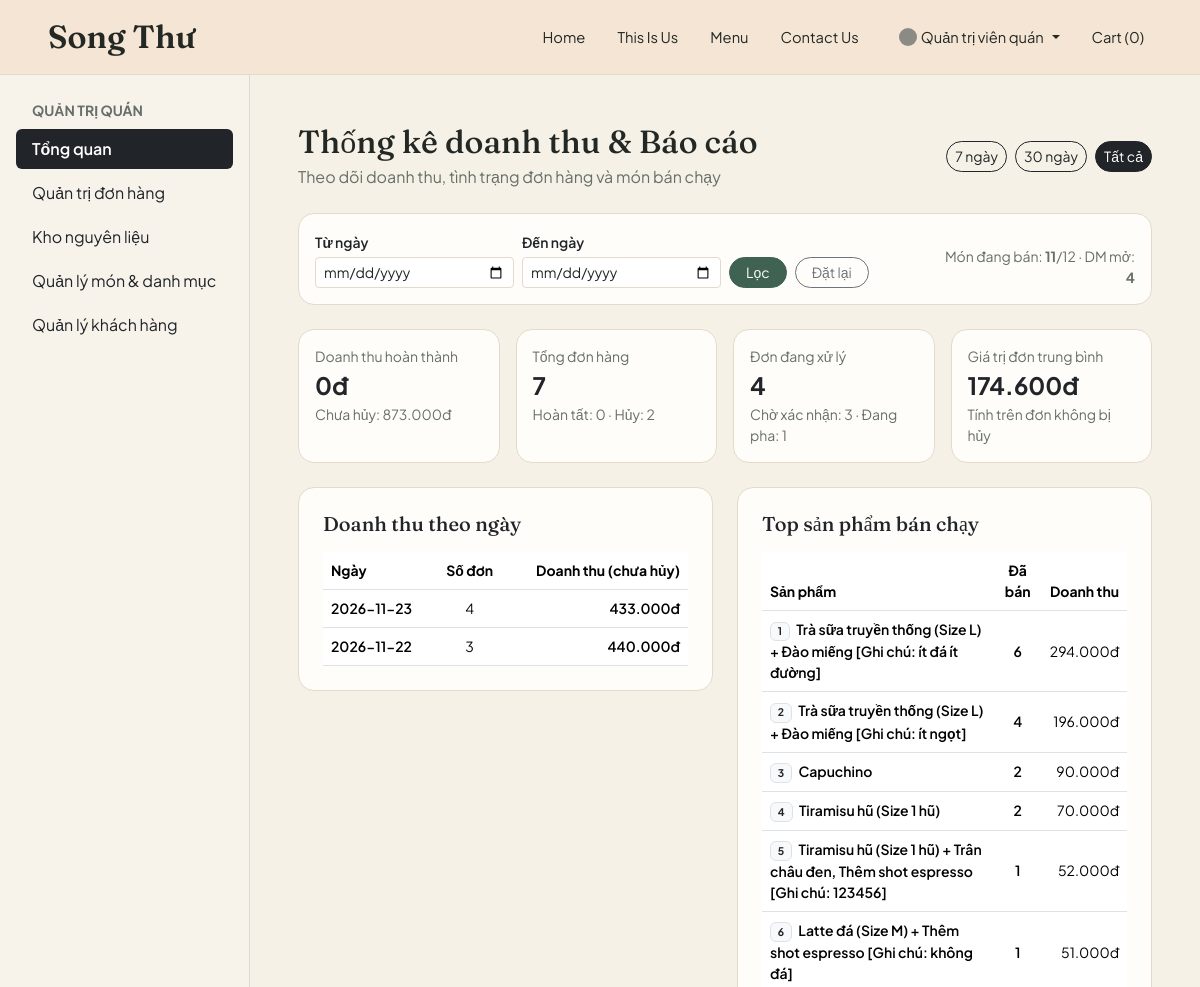
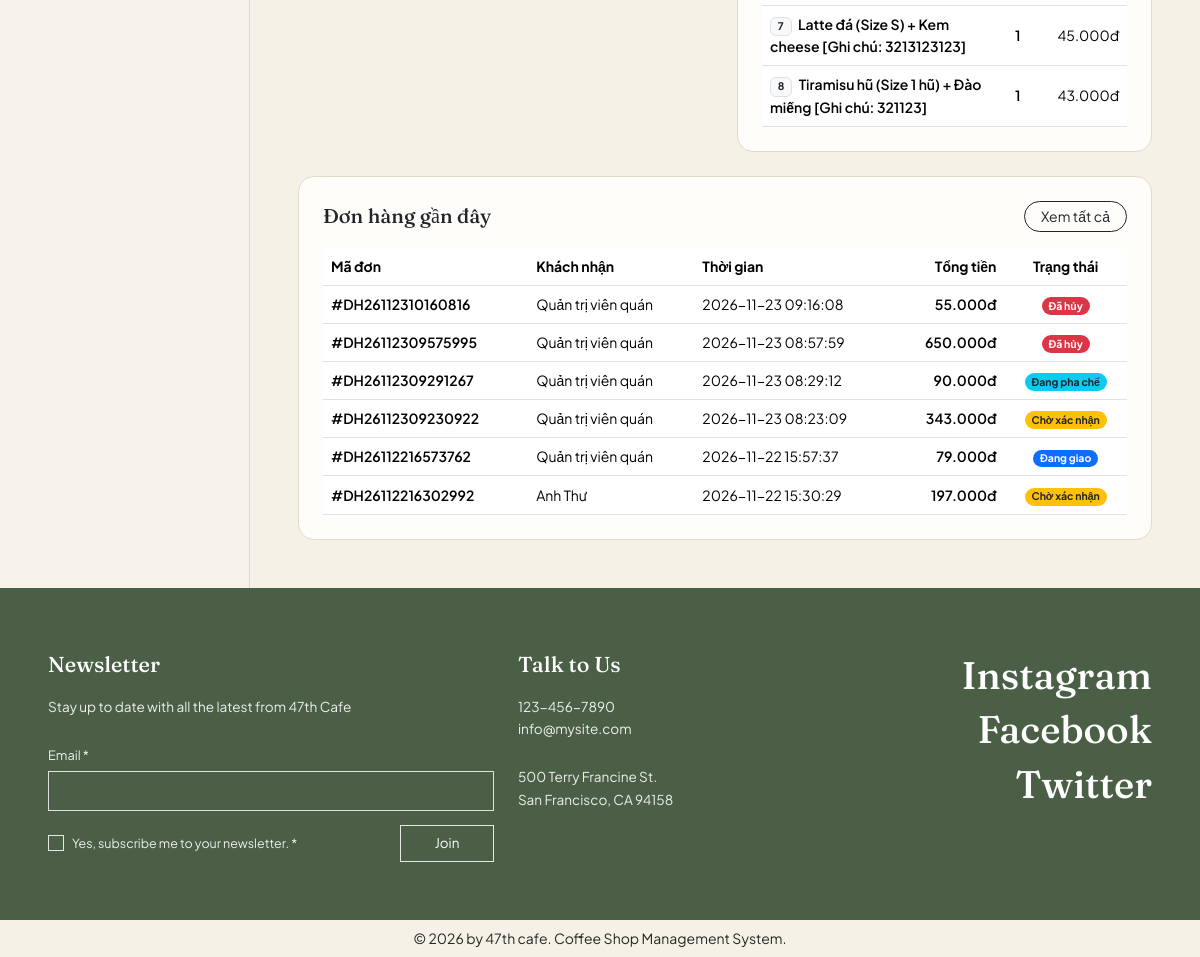
The page /?c=admin&a=dashboard (signed in) on the database its author committed (2 pictures, top to bottom).
### tables this page shows
CREATE TABLE `don_hang` (
  `id` int(10) UNSIGNED NOT NULL,
  `ma_don_hang` varchar(30) NOT NULL,
  `nguoi_dung_id` int(10) UNSIGNED DEFAULT NULL,
  `ma_giam_gia_id` int(10) UNSIGNED DEFAULT NULL,
  `ten_nguoi_nhan` varchar(100) NOT NULL,
  `sdt_nguoi_nhan` varchar(20) NOT NULL,
  `hinh_thuc_nhan` enum('giao_tan_noi','den_quan_lay') NOT NULL DEFAULT 'giao_tan_noi',
  `dia_chi_giao` text DEFAULT NULL,
  `phuong_thuc_thanh_toan` enum('tien_mat','chuyen_khoan') NOT NULL DEFAULT 'tien_mat',
  `trang_thai_thanh_toan` enum('cho_thanh_toan','da_thanh_toan','hoan_tien') NOT NULL DEFAULT 'cho_thanh_toan',
  `tam_tinh` decimal(12,2) NOT NULL DEFAULT 0.00,
  `tien_giam` decimal(12,2) NOT NULL DEFAULT 0.00,
  `tong_thanh_toan` decimal(12,2) NOT NULL DEFAULT 0.00,
  `trang_thai_don` enum('cho_xac_nhan','dang_pha_che','dang_giao','hoan_thanh','da_huy') NOT NULL DEFAULT 'cho_xac_nhan',
  `da_tru_kho` tinyint(1) NOT NULL DEFAULT 0,
  `ghi_chu` text DEFAULT NULL,
  `ngay_tao` timestamp NOT NULL DEFAULT current_timestamp(),
  `ngay_cap_nhat` timestamp NULL DEFAULT NULL ON UPDATE current_timestamp()
);

### views/admin/dashboard.php (the view, shortened to what the rows shown need)
<?php
$statusLabels = [
    'cho_xac_nhan' => ['Chờ xác nhận', 'bg-warning text-dark'],
    'dang_pha_che' => ['Đang pha chế', 'bg-info text-dark'],
    'dang_giao'    => ['Đang giao', 'bg-primary'],
    'hoan_thanh'   => ['Hoàn thành', 'bg-success'],
    'da_huy'       => ['Đã hủy', 'bg-danger'],
];
?>
<div class="d-flex flex-wrap justify-content-between align-items-center gap-2 mb-4">
    <div>
        <h1 class="h2 mb-1">Thống kê doanh thu &amp; Báo cáo</h1>
    </div>
</div>
<div class="row g-4 align-items-start mb-4">
    <div class="col-lg-6">
        <div class="card card-coffee p-4">
            <h2 class="h5 mb-3">Doanh thu theo ngày</h2>
            <div class="table-responsive">
                <table class="table align-middle small mb-0">
                    <thead>
                        <tr class="text-coffee-muted">
                            <th>Ngày</th>
                            <th class="text-center">Số đơn</th>
                            <th class="text-end">Doanh thu (chưa hủy)</th>
                        </tr>
                    </thead>
                </table>
            </div>
        </div>
    </div>
    <div class="col-lg-6">
        <div class="card card-coffee p-4">
            <h2 class="h5 mb-3">Top sản phẩm bán chạy</h2>
            <div class="table-responsive">
                <table class="table align-middle small mb-0">
                    <thead>
                        <tr class="text-coffee-muted">
                            <th>Sản phẩm</th>
                            <th class="text-center">Đã bán</th>
                            <th class="text-end">Doanh thu</th>
                        </tr>
                    </thead>
                </table>
            </div>
        </div>
    </div>
</div>
<div class="card card-coffee p-4">
    <div class="d-flex justify-content-between align-items-center mb-3">
        <h2 class="h5 mb-0">Đơn hàng gần đây</h2>
    </div>
    <div class="table-responsive">
        <table class="table align-middle small mb-0">
            <thead>
                <tr class="text-coffee-muted">
                    <th>Mã đơn</th>
                    <th>Khách nhận</th>
                    <th>Thời gian</th>
                    <th class="text-end">Tổng tiền</th>
                    <th class="text-center">Trạng thái</th>
                </tr>
            </thead>
            <tbody>
                <?php if (empty($recentOrders)): ?>
                    <tr>
                        <td colspan="5" class="text-center text-coffee-muted py-3">Chưa có đơn hàng nào.</td>
                    </tr>
                <?php else: ?>
                    <?php foreach ($recentOrders as $ord): ?>
                        <?php
                        $st = (string) ($ord['trang_thai_don'] ?? 'cho_xac_nhan');
                        [$stLabel, $stClass] = $statusLabels[$st] ?? [$st, 'bg-secondary'];
                        ?>
                        <tr>
                            <td class="fw-semibold">#<?= htmlspecialchars((string) $ord['ma_don_hang']) ?></td>
                            <td><?= htmlspecialchars((string) $ord['ten_nguoi_nhan']) ?></td>
                            <td class="text-coffee-muted"><?= htmlspecialchars((string) $ord['ngay_tao']) ?></td>
                            <td class="text-end fw-semibold"><?= format_vnd((float) $ord['tong_thanh_toan']) ?></td>
                            <td class="text-center">
                                <span class="badge rounded-pill <?= $stClass ?>"><?= htmlspecialchars($stLabel) ?></span>
                            </td>
                        </tr>
                    <?php endforeach; ?>
                <?php endif; ?>
            </tbody>
        </table>
    </div>
</div>

### rows shown on the page
don_hang: ma_don_hang "DH26112310160816", ten_nguoi_nhan "Quản trị viên quán", ngay_tao "2026-11-23 09:16:08", tong_thanh_toan "55.000đ", stLabel "Đã hủy"
don_hang: ma_don_hang "DH26112309575995", ten_nguoi_nhan "Quản trị viên quán", ngay_tao "2026-11-23 08:57:59", tong_thanh_toan "650.000đ", stLabel "Đã hủy"
don_hang: ma_don_hang "DH26112309291267", ten_nguoi_nhan "Quản trị viên quán", ngay_tao "2026-11-23 08:29:12", tong_thanh_toan "90.000đ", stLabel "Đang pha chế"
don_hang: ma_don_hang "DH26112309230922", ten_nguoi_nhan "Quản trị viên quán", ngay_tao "2026-11-23 08:23:09", tong_thanh_toan "343.000đ", stLabel "Chờ xác nhận"
don_hang: ma_don_hang "DH26112216573762", ten_nguoi_nhan "Quản trị viên quán", ngay_tao "2026-11-22 15:57:37", tong_thanh_toan "79.000đ", stLabel "Đang giao"
don_hang: ma_don_hang "DH26112216302992", ten_nguoi_nhan "Anh Thư", ngay_tao "2026-11-22 15:30:29", tong_thanh_toan "197.000đ", stLabel "Chờ xác nhận"

### other values the page prints
$_SESSION['user']['ho_ten'] "Quản trị viên quán"
$cartCount "0"
$item['label'] "Tổng quan"
$item['label'] "Quản trị đơn hàng"
$item['label'] "Kho nguyên liệu"
$item['label'] "Quản lý món & danh mục"
$item['label'] "Quản lý khách hàng"
$catalogStats['active_products'] "11"
$catalogStats['total_products'] "12"
$catalogStats['active_categories'] "4"
format_vnd($completedRevenue) "0đ"
format_vnd($activeRevenue) "873.000đ"
$totalOrders "7"
$orderStats['completed_orders'] "0"
$orderStats['cancelled_orders'] "2"
